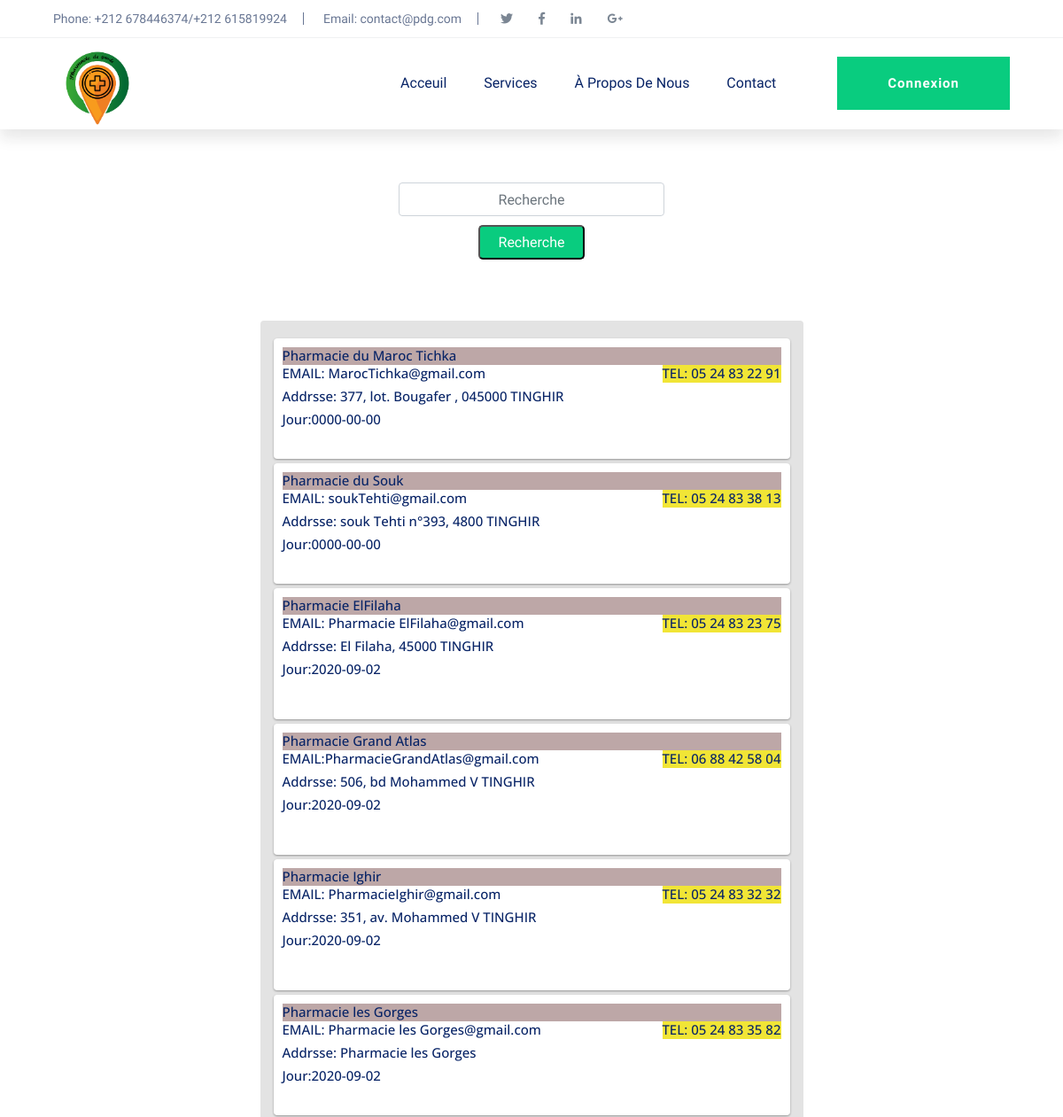
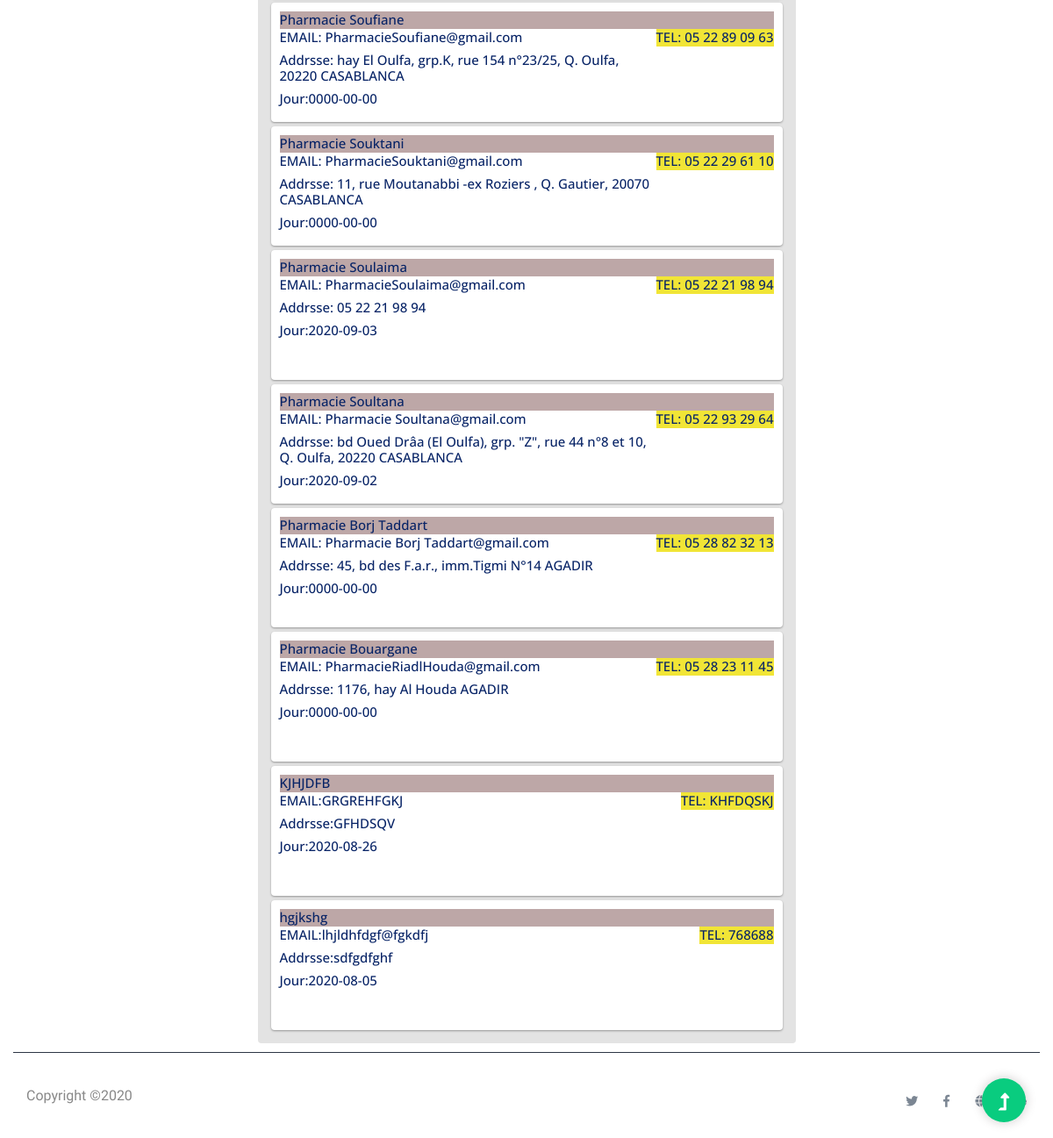
Page /Site-Web/home.php on the committed database (2 pictures, top to bottom).
### tables this page shows
CREATE TABLE `phara` (
  `phara_id` int(11) NOT NULL,
  `name` text NOT NULL,
  `day` date NOT NULL,
  `ville_id` int(11) NOT NULL,
  `tel` varchar(255) NOT NULL,
  `mail` varchar(255) NOT NULL,
  `addrsse` varchar(255) NOT NULL,
  `ville` varchar(255) NOT NULL
);

### Site-Web/home.php (the view, shortened to what this page needs)
<?php
$hostname = "localhost";
$username = "root";
$password = "";
$dbname = "zentao";
$conn = mysqli_connect($hostname, $username, $password, $dbname);
?>
<!doctype html>
<html class="no-js" lang="zxx">
<head>
    <link rel="stylesheet" href="assets/css/bootstrap.min.css">
    <link rel="stylesheet" href="assets/css/fontawesome-all.min.css">
    <link rel="stylesheet" href="admin/css/task.css">
    <link rel="stylesheet" href="assets/css/style.css">
</head>
<body>
<header>
        <div class="header-area">
            <div class="main-header ">
                <div class="header-top d-none d-lg-block">
                    <div class="container-fluid">
                        <div class="col-xl-12">
                            <div class="row d-flex justify-content-between align-items-center">
                                <div class="header-info-left d-flex">
                                    <ul>
                                        <li>Phone: +212 678446374/+212 615819924</li>
                                        <li>Email: contact@pdg.com</li>
                                    </ul>
                                    <div class="header-social">
                                        <ul>
                                            <li><a href="#"><i class="fab fa-twitter"></i></a></li>
                                            <li><a  href="https://www.facebook.com/sai4ull"><i class="fab fa-facebook-f"></i></a></li>
                                            <li><a href="#"><i class="fab fa-linkedin-in"></i></a></li>
                                            <li> <a href="#"><i class="fab fa-google-plus-g"></i></a></li>
                                        </ul>
                                    </div>
                                </div>
                            </div>
                        </div>
                    </div>
                </div>
                <div class="header-bottom  header-sticky">
                    <div class="container-fluid">
                        <div class="row align-items-center">
                            <div class="col-xl-2 col-lg-2">
                                <div class="logo">
                                    <a href="index.php"><img class="pdglogo" src="assets/img/logo/PDG LOGO.png" alt=""></a>
                                </div>
                            </div>
                            <div class="col-xl-10 col-lg-10">
                                <div class="menu-wrapper  d-flex align-items-center justify-content-end">
                                    <div class="main-menu d-none d-lg-block">
                                        <nav>
                                            <ul id="navigation">
                                                <li><a href="index.php">Acceuil</a></li>
                                                <li><a href="home.php">Services</a></li>
                                                <li><a href="about.php">À propos de nous</a></li>
                                                <li><a href="contact.php">Contact</a></li>
                                            </ul>
                                        </nav>
                                    </div>
                                    <div class="header-right-btn d-none d-lg-block ml-20">
                                        <a href="connexion.php" class="btn header-btn">Connexion</a>
                                    </div>
                                </div>
                            </div>
                            <div class="col-12">
                            </div>
                        </div>
                    </div>
                </div>
            </div>
        </div>
    </header>
            <form class="form-inline" method="post" action="search.php" style="padding-top:60px; display: flex; flex-direction: column; ">
                <input type="text" name="ville" class="form-control" placeholder="Recherche" style="text-align: center; width: 25%;">
                <button type="submit" name="save" class="recherche-btn" >Recherche</button>
            </form>
        <div class="row">
            <div class="col-12">
                <section style="margin-top:2% ">
                    <div class="todolist" style="margin-top:3%;">
                        <div class="column">
                            <?php
            $posts = "SELECT  name, mail, tel, addrsse, day FROM phara  ";
            $all_posts = mysqli_query($conn, $posts);
            while ($row = mysqli_fetch_array($all_posts)) {
              echo "
              <div class='item'>
               <div class = item1> <h2 class='item-title'>".$row['name']." </h2>  </div>
                <div class = item2 > <h5 class='item-title'>TEL: ".$row['tel']." </h5> </div>
                <h6 class='item-title'> EMAIL:".$row['mail']." </h6>
                <h6 class='item-title'> Addrsse:".$row['addrsse']." </h6>
                <h6 class='item-title'> Jour:".$row['day']." </h6>
              </div>";
            }
          ?>
                        </div>
                    </div>
                </section>
            </div>
        </div>
    </body>
    <div class="footer-bottom-area">
        <div class="container">
            <div class="footer-border">
                <div class="row d-flex justify-content-between align-items-center">
                    <div class="col-xl-10 col-lg-9 ">
                        <div class="footer-copy-right">
                            <p> Copyright &copy;
                        </div>
                    </div>
                    <div class="col-xl-2 col-lg-3">
                        <div class="footer-social f-right">
                            <a href="#"><i class="fab fa-twitter"></i></a>
                            <a href="#"><i class="fab fa-facebook-f"></i></a>
                            <a href="#"><i class="fas fa-globe"></i></a>
                            <a href="#"><i class="fab fa-behance"></i></a>
                        </div>
                    </div>
                </div>
            </div>
        </div>
    </div>
    <div id="back-top">
        <a title="Go to Top" href="#"> <i class="fas fa-level-up-alt"></i></a>
    </div>
</body>
</html>

### Site-Web/admin/css/task.css (style rules this page uses)
.todolist { width: 100%; height: 100; display: flex; justify-content: center; align-items: center; flex-direction: row; flex-wrap: wrap; }
.column { display: flex; flex-direction: column; flex-wrap: wrap; background-color: #e3e3e3; padding: 15px; border-radius: 4px; margin: 10px 5px; width: 613px; min-height: 200px; }
.item { margin-top: 5px; padding: 10px; background-color: #fff; box-shadow: 0 1px 3px rgba(0, 0, 0, 0.12), 0 1px 2px rgba(0, 0, 0, 0.24); border-radius: 4px; }
.item1 { background-color: rgb(189, 167, 167); height: 20px; }
.item2 { background-color: rgb(241, 229, 54); height: 20px; margin-bottom: 10px; float: right; }
.item .item-title { font-family: 'Open Sans', sans-serif; font-size: 15px; }

### rows in the picture
phara: name "Pharmacie du Maroc Tichka", tel "05 24 83 22 91", mail "MarocTichka@gmail.com", addrsse "377, lot. Bougafer , 045000 TINGHIR", day "0000-00-00"
phara: name "Pharmacie du Souk", tel "05 24 83 38 13", mail "soukTehti@gmail.com", addrsse "souk Tehti n°393, 4800 TINGHIR", day "0000-00-00"
phara: name "Pharmacie ElFilaha", tel "05 24 83 23 75", mail "Pharmacie ElFilaha@gmail.com", addrsse "El Filaha, 45000 TINGHIR", day "2020-09-02"
phara: name "Pharmacie Grand Atlas", tel "06 88 42 58 04", mail "PharmacieGrandAtlas@gmail.com", addrsse "506, bd Mohammed V TINGHIR", day "2020-09-02"
phara: name "Pharmacie Ighir", tel "05 24 83 32 32", mail "PharmacieIghir@gmail.com", addrsse "351, av. Mohammed V TINGHIR", day "2020-09-02"
phara: name "Pharmacie les Gorges", tel "05 24 83 35 82", mail "Pharmacie les Gorges@gmail.com", addrsse "Pharmacie les Gorges", day "2020-09-02"
phara: name "Pharmacie Soufiane", tel "05 22 89 09 63", mail "PharmacieSoufiane@gmail.com", addrsse "hay El Oulfa, grp.K, rue 154 n°23/25, Q. Oulfa, 20220 CASABLANCA", day "0000-00-00"
phara: name "Pharmacie Souktani", tel "05 22 29 61 10", mail "PharmacieSouktani@gmail.com", addrsse "11, rue Moutanabbi -ex Roziers , Q. Gautier, 20070 CASABLANCA", day "0000-00-00"
phara: name "Pharmacie Soulaima", tel "05 22 21 98 94", mail "PharmacieSoulaima@gmail.com", addrsse "05 22 21 98 94", day "2020-09-03"
phara: name "Pharmacie Soultana", tel "05 22 93 29 64", mail "Pharmacie Soultana@gmail.com", addrsse "bd Oued Drâa (El Oulfa), grp. \"Z\", rue 44 n°8 et 10, Q. Oulfa, 20220 CASABLANCA", day "2020-09-02"
phara: name "Pharmacie Borj Taddart", tel "05 28 82 32 13", mail "Pharmacie Borj Taddart@gmail.com", addrsse "45, bd des F.a.r., imm.Tigmi N°14 AGADIR", day "0000-00-00"
phara: name "Pharmacie Bouargane", tel "05 28 23 11 45", mail "PharmacieRiadlHouda@gmail.com", addrsse "1176, hay Al Houda AGADIR", day "0000-00-00"
phara: name "KJHJDFB", tel "KHFDQSKJ", mail "GRGREHFGKJ", addrsse "GFHDSQV", day "2020-08-26"
phara: name "hgjkshg", tel "768688", mail "lhjldhfdgf@fgkdfj", addrsse "sdfgdfghf", day "2020-08-05"
